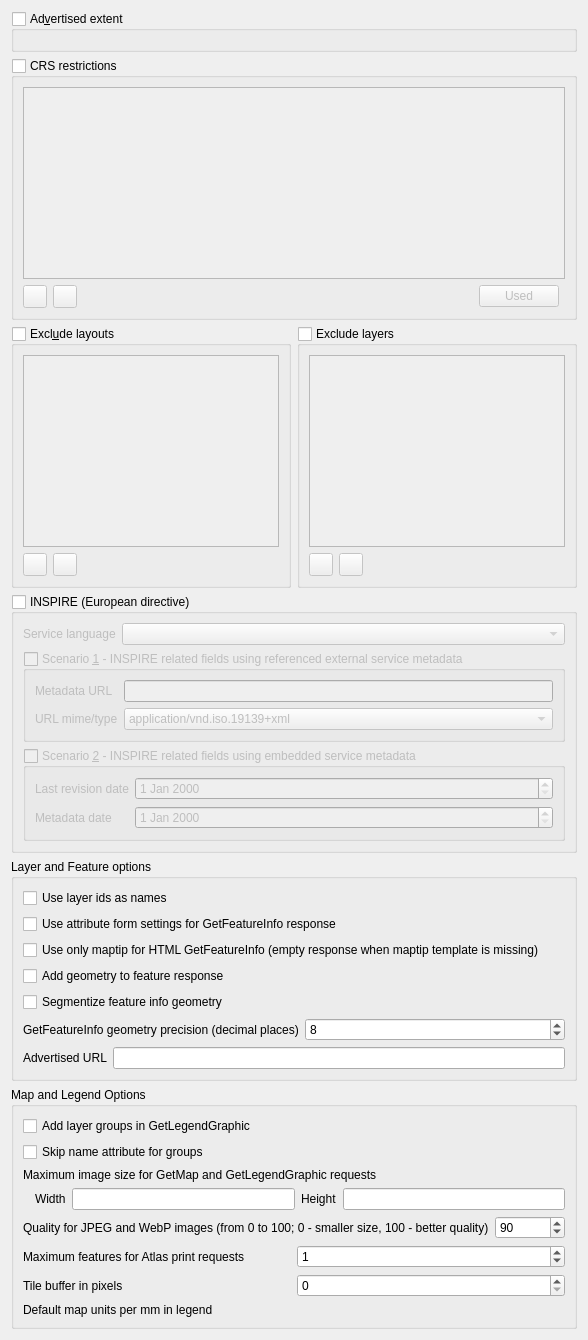
                   <widget class="QWidget" name="wms">
                    <attribute name="title">
                     <string>WMS</string>
                    </attribute>
                    <attribute name="toolTip">
                     <string>WMS capabilities</string>
                    </attribute>
                    <layout class="QGridLayout" name="gridLayout_25">
                     <item row="20" column="0" colspan="2">
                      <widget class="QgsCollapsibleGroupBox" name="grpWMSLegendMapOptions">
                       <property name="title">
                        <string>Map and Legend Options</string>
                       </property>
                       <property name="collapsed" stdset="0">
                        <bool>false</bool>
                       </property>
                       <property name="saveCollapsedState" stdset="0">
                        <bool>true</bool>
                       </property>
                       <layout class="QGridLayout" name="gridLayout_29">
                        <item row="2" column="0">
                         <layout class="QGridLayout" name="gridLayout_9">
                          <item row="1" column="1">
                           <widget class="QLabel" name="mMaxWidthLabel_2">
                            <property name="text">
                             <string>Width</string>
                            </property>
                           </widget>
                          </item>
                          <item row="1" column="0">
                           <spacer name="horizontalSpacer_6">
                            <property name="orientation">
                             <enum>Qt::Horizontal</enum>
                            </property>
                            <property name="sizeType">
                             <enum>QSizePolicy::Fixed</enum>
                            </property>
                            <property name="sizeHint" stdset="0">
                             <size>
                              <width>6</width>
                              <height>20</height>
                             </size>
                            </property>
                           </spacer>
                          </item>
                          <item row="1" column="4">
                           <widget class="QLineEdit" name="mMaxHeightLineEdit"/>
                          </item>
                          <item row="1" column="2">
                           <widget class="QLineEdit" name="mMaxWidthLineEdit"/>
                          </item>
                          <item row="1" column="3">
                           <widget class="QLabel" name="mMaxHeightLabel">
                            <property name="text">
                             <string>Height</string>
                            </property>
                           </widget>
                          </item>
                          <item row="0" column="0" colspan="5">
                           <widget class="QLabel" name="label_21">
                            <property name="text">
                             <string>Maximum image size for GetMap and GetLegendGraphic requests</string>
                            </property>
                           </widget>
                          </item>
                         </layout>
                        </item>
                        <item row="3" column="0">
                         <layout class="QHBoxLayout" name="horizontalLayout_10">
                          <item>
                           <widget class="QLabel" name="mWMSImageQualityLabel">
                            <property name="text">
                             <string>Quality for JPEG and WebP images (from 0 to 100; 0 - smaller size, 100 - better quality)</string>
                            </property>
                           </widget>
                          </item>
                          <item>
                           <widget class="QgsSpinBox" name="mWMSImageQualitySpinBox">
                            <property name="minimum">
                             <number>10</number>
                            </property>
                            <property name="maximum">
                             <number>100</number>
                            </property>
                            <property name="singleStep">
                             <number>5</number>
                            </property>
                            <property name="value">
                             <number>90</number>
                            </property>
                           </widget>
                          </item>
                         </layout>
                        </item>
                        <item row="5" column="0">
                         <layout class="QHBoxLayout" name="horizontalLayout_18">
                          <item>
                           <widget class="QLabel" name="label_33">
                            <property name="toolTip">
                             <string>When using tiles set this to the size of the larger symbols to avoid cut symbols at tile boundaries. This works by drawing features that are outside the tile extent.</string>
                            </property>
                            <property name="text">
                             <string>Tile buffer in pixels</string>
                            </property>
                           </widget>
                          </item>
                          <item>
                           <widget class="QgsSpinBox" name="mWMSTileBufferSpinBox">
                            <property name="maximum">
                             <number>1024</number>
                            </property>
                           </widget>
                          </item>
                         </layout>
                        </item>
                        <item row="6" column="0">
                         <layout class="QHBoxLayout" name="mWMSDefaultMapUnitsPerMmLayout">
                          <property name="sizeConstraint">
                           <enum>QLayout::SetFixedSize</enum>
                          </property>
                          <item>
                           <widget class="QLabel" name="mWMSDefaultMapUnitsPerMmLabel">
                            <property name="text">
                             <string>Default map units per mm in legend</string>
                            </property>
                           </widget>
                          </item>
                         </layout>
                        </item>
                        <item row="0" column="0">
                         <widget class="QCheckBox" name="mAddLayerGroupsLegendGraphicCheckBox">
                          <property name="text">
                           <string>Add layer groups in GetLegendGraphic</string>
                          </property>
                         </widget>
                        </item>
                        <item row="4" column="0">
                         <layout class="QHBoxLayout" name="horizontalLayout_17">
                          <item>
                           <widget class="QLabel" name="mWMSMaxAtlasFeaturesLabel">
                            <property name="text">
                             <string>Maximum features for Atlas print requests</string>
                            </property>
                           </widget>
                          </item>
                          <item>
                           <widget class="QgsSpinBox" name="mWMSMaxAtlasFeaturesSpinBox">
                            <property name="maximum">
                             <number>9999999</number>
                            </property>
                            <property name="value">
                             <number>1</number>
                            </property>
                           </widget>
                          </item>
                         </layout>
                        </item>
                        <item row="1" column="0">
                         <widget class="QCheckBox" name="mSkipNameForGroupCheckBox">
                          <property name="toolTip">
                           <string>GetCapabilities response would skip name attribute for group items while leaving title attribute as is, thus showing the group but making it impossible to include the whole group (rather than it's elements) in subsequent GetMap request LAYERS parameter.</string>
                          </property>
                          <property name="text">
                           <string>Skip name attribute for groups</string>
                          </property>
                         </widget>
                        </item>
                       </layout>
                      </widget>
                     </item>
                     <item row="3" column="0" colspan="2">
                      <widget class="QgsCollapsibleGroupBox" name="mWMSInspire">
                       <property name="title">
                        <string>INSPIRE (European directive)</string>
                       </property>
                       <property name="checkable">
                        <bool>true</bool>
                       </property>
                       <property name="checked">
                        <bool>false</bool>
                       </property>
                       <layout class="QGridLayout" name="gridLayout_14">
                        <item row="0" column="1">
                         <widget class="QComboBox" name="mWMSInspireLanguage">
                          <property name="sizePolicy">
                           <sizepolicy hsizetype="Expanding" vsizetype="Fixed">
                            <horstretch>0</horstretch>
                            <verstretch>0</verstretch>
                           </sizepolicy>
                          </property>
                         </widget>
                        </item>
                        <item row="0" column="0">
                         <widget class="QLabel" name="label_7">
                          <property name="text">
                           <string>Service language</string>
                          </property>
                         </widget>
                        </item>
                        <item row="4" column="0" colspan="2">
                         <widget class="QGroupBox" name="mWMSInspireScenario2">
                          <property name="title">
                           <string>Scenario &amp;2 - INSPIRE related fields using embedded service metadata</string>
                          </property>
                          <property name="checkable">
                           <bool>true</bool>
                          </property>
                          <property name="checked">
                           <bool>false</bool>
                          </property>
                          <layout class="QGridLayout" name="gridLayout_17">
                           <item row="0" column="1">
                            <widget class="QDateEdit" name="mWMSInspireTemporalReference">
                             <property name="sizePolicy">
                              <sizepolicy hsizetype="Expanding" vsizetype="Fixed">
                               <horstretch>0</horstretch>
                               <verstretch>0</verstretch>
                              </sizepolicy>
                             </property>
                            </widget>
                           </item>
                           <item row="1" column="0">
                            <widget class="QLabel" name="label_23">
                             <property name="text">
                              <string>Metadata date</string>
                             </property>
                            </widget>
                           </item>
                           <item row="1" column="1">
                            <widget class="QDateEdit" name="mWMSInspireMetadataDate">
                             <property name="sizePolicy">
                              <sizepolicy hsizetype="Expanding" vsizetype="Fixed">
                               <horstretch>0</horstretch>
                               <verstretch>0</verstretch>
                              </sizepolicy>
                             </property>
                            </widget>
                           </item>
                           <item row="0" column="0">
                            <widget class="QLabel" name="label_22">
                             <property name="text">
                              <string>Last revision date</string>
                             </property>
                            </widget>
                           </item>
                          </layout>
                         </widget>
                        </item>
                        <item row="3" column="0" colspan="2">
                         <widget class="QGroupBox" name="mWMSInspireScenario1">
                          <property name="title">
                           <string>Scenario &amp;1 - INSPIRE related fields using referenced external service metadata</string>
                          </property>
                          <property name="checkable">
                           <bool>true</bool>
                          </property>
                          <property name="checked">
                           <bool>false</bool>
                          </property>
                          <layout class="QGridLayout" name="gridLayout_15">
                           <item row="0" column="1">
                            <widget class="QLineEdit" name="mWMSInspireMetadataUrl"/>
                           </item>
                           <item row="0" column="0">
                            <widget class="QLabel" name="label_8">
                             <property name="text">
                              <string>Metadata URL</string>
                             </property>
                            </widget>
                           </item>
                           <item row="1" column="1">
                            <widget class="QComboBox" name="mWMSInspireMetadataUrlType">
                             <item>
                              <property name="text">
                               <string>application/vnd.iso.19139+xml</string>
                              </property>
                             </item>
                             <item>
                              <property name="text">
                               <string>application/vnd.ogc.csw.GetRecordByIdResponse_xml</string>
                              </property>
                             </item>
                             <item>
                              <property name="text">
                               <string>application/vnd.ogc.csw_xml</string>
                              </property>
                             </item>
                            </widget>
                           </item>
                           <item row="1" column="0">
                            <widget class="QLabel" name="label_24">
                             <property name="text">
                              <string>URL mime/type</string>
                             </property>
                            </widget>
                           </item>
                          </layout>
                         </widget>
                        </item>
                       </layout>
                      </widget>
                     </item>
                     <item row="4" column="0" colspan="2">
                      <widget class="QgsCollapsibleGroupBox" name="grpWMSLayerOptions">
                       <property name="title">
                        <string>Layer and Feature options</string>
                       </property>
                       <property name="collapsed" stdset="0">
                        <bool>false</bool>
                       </property>
                       <property name="saveCollapsedState" stdset="0">
                        <bool>true</bool>
                       </property>
                       <layout class="QGridLayout" name="gridLayout_30">
                        <item row="1" column="0">
                         <widget class="QCheckBox" name="mUseAttributeFormSettingsCheckBox">
                          <property name="text">
                           <string>Use attribute form settings for GetFeatureInfo response</string>
                          </property>
                         </widget>
                        </item>
                        <item row="2" column="0">
                          <widget class="QCheckBox" name="mHTMLFiOnlyMaptip">
                           <property name="text">
                            <string>Use only maptip for HTML GetFeatureInfo (empty response when maptip template is missing)</string>
                           </property>
                          </widget>
                        </item>
                        <item row="0" column="0">
                         <widget class="QCheckBox" name="mWmsUseLayerIDs">
                          <property name="text">
                           <string>Use layer ids as names</string>
                          </property>
                         </widget>
                        </item>
                        <item row="5" column="0">
                         <layout class="QHBoxLayout" name="grpWMSPrecision">
                          <item>
                           <widget class="QLabel" name="label_5">
                            <property name="text">
                             <string>GetFeatureInfo geometry precision (decimal places)</string>
                            </property>
                           </widget>
                          </item>
                          <item>
                           <widget class="QgsSpinBox" name="mWMSPrecisionSpinBox">
                            <property name="minimum">
                             <number>1</number>
                            </property>
                            <property name="maximum">
                             <number>17</number>
                            </property>
                            <property name="value">
                             <number>8</number>
                            </property>
                           </widget>
                          </item>
                         </layout>
                        </item>
                        <item row="4" column="0">
                         <widget class="QCheckBox" name="mSegmentizeFeatureInfoGeometryCheckBox">
                          <property name="text">
                           <string>Segmentize feature info geometry</string>
                          </property>
                         </widget>
                        </item>
                        <item row="3" column="0">
                         <widget class="QCheckBox" name="mAddWktGeometryCheckBox">
                          <property name="text">
                           <string>Add geometry to feature response</string>
                          </property>
                         </widget>
                        </item>
                        <item row="6" column="0">
                         <layout class="QHBoxLayout" name="horizontalLayout_2">
                          <item>
                           <widget class="QLabel" name="mWMSUrlLabel">
                            <property name="text">
                             <string>Advertised URL</string>
                            </property>
                           </widget>
                          </item>
                          <item>
                           <widget class="QLineEdit" name="mWMSUrlLineEdit"/>
                          </item>
                         </layout>
                        </item>
                       </layout>
                      </widget>
                     </item>
                     <item row="2" column="1">
                      <widget class="QgsCollapsibleGroupBox" name="mLayerRestrictionsGroupBox">
                       <property name="title">
                        <string>Exclude layers</string>
                       </property>
                       <property name="checkable">
                        <bool>true</bool>
                       </property>
                       <property name="checked">
                        <bool>false</bool>
                       </property>
                       <property name="collapsed" stdset="0">
                        <bool>false</bool>
                       </property>
                       <property name="saveCollapsedState" stdset="0">
                        <bool>true</bool>
                       </property>
                       <layout class="QGridLayout" name="gridLayout">
                        <item row="0" column="0" colspan="3">
                         <widget class="QListWidget" name="mLayerRestrictionsListWidget"/>
                        </item>
                        <item row="1" column="0">
                         <widget class="QToolButton" name="mAddLayerRestrictionButton">
                          <property name="toolTip">
                           <string>Add layer to exclude</string>
                          </property>
                          <property name="text">
                           <string/>
                          </property>
                          <property name="icon">
                           <iconset resource="../../images/images.qrc">
                            <normaloff>:/images/themes/default/symbologyAdd.svg</normaloff>:/images/themes/default/symbologyAdd.svg</iconset>
                          </property>
                         </widget>
                        </item>
                        <item row="1" column="1">
                         <widget class="QToolButton" name="mRemoveLayerRestrictionButton">
                          <property name="toolTip">
                           <string>Remove selected layer</string>
                          </property>
                          <property name="text">
                           <string/>
                          </property>
                          <property name="icon">
                           <iconset resource="../../images/images.qrc">
                            <normaloff>:/images/themes/default/symbologyRemove.svg</normaloff>:/images/themes/default/symbologyRemove.svg</iconset>
                          </property>
                         </widget>
                        </item>
                        <item row="1" column="2">
                         <spacer name="horizontalSpacer_3">
                          <property name="orientation">
                           <enum>Qt::Horizontal</enum>
                          </property>
                          <property name="sizeHint" stdset="0">
                           <size>
                            <width>0</width>
                            <height>20</height>
                           </size>
                          </property>
                         </spacer>
                        </item>
                       </layout>
                      </widget>
                     </item>
                     <item row="2" column="0">
                      <widget class="QgsCollapsibleGroupBox" name="mWMSPrintLayoutGroupBox">
                       <property name="title">
                        <string>Excl&amp;ude layouts</string>
                       </property>
                       <property name="checkable">
                        <bool>true</bool>
                       </property>
                       <property name="checked">
                        <bool>false</bool>
                       </property>
                       <property name="collapsed" stdset="0">
                        <bool>false</bool>
                       </property>
                       <property name="saveCollapsedState" stdset="0">
                        <bool>true</bool>
                       </property>
                       <layout class="QGridLayout" name="gridLayout_10">
                        <item row="0" column="0" colspan="3">
                         <widget class="QListWidget" name="mPrintLayoutListWidget"/>
                        </item>
                        <item row="1" column="0">
                         <widget class="QToolButton" name="mAddWMSPrintLayoutButton">
                          <property name="toolTip">
                           <string>Add layout to exclude</string>
                          </property>
                          <property name="text">
                           <string/>
                          </property>
                          <property name="icon">
                           <iconset resource="../../images/images.qrc">
                            <normaloff>:/images/themes/default/symbologyAdd.svg</normaloff>:/images/themes/default/symbologyAdd.svg</iconset>
                          </property>
                         </widget>
                        </item>
                        <item row="1" column="1">
                         <widget class="QToolButton" name="mRemoveWMSPrintLayoutButton">
                          <property name="toolTip">
                           <string>Remove selected layout</string>
                          </property>
                          <property name="text">
                           <string/>
                          </property>
                          <property name="icon">
                           <iconset resource="../../images/images.qrc">
                            <normaloff>:/images/themes/default/symbologyRemove.svg</normaloff>:/images/themes/default/symbologyRemove.svg</iconset>
                          </property>
                         </widget>
                        </item>
                        <item row="1" column="2">
                         <spacer name="horizontalSpacer_2">
                          <property name="orientation">
                           <enum>Qt::Horizontal</enum>
                          </property>
                          <property name="sizeHint" stdset="0">
                           <size>
                            <width>0</width>
                            <height>20</height>
                           </size>
                          </property>
                         </spacer>
                        </item>
                       </layout>
                      </widget>
                     </item>
                     <item row="1" column="0" colspan="2">
                      <widget class="QgsCollapsibleGroupBox" name="grpWMSList">
                       <property name="title">
                        <string>CRS restrictions</string>
                       </property>
                       <property name="checkable">
                        <bool>true</bool>
                       </property>
                       <property name="checked">
                        <bool>false</bool>
                       </property>
                       <property name="collapsed" stdset="0">
                        <bool>false</bool>
                       </property>
                       <property name="saveCollapsedState" stdset="0">
                        <bool>true</bool>
                       </property>
                       <layout class="QGridLayout" name="gridLayout_5">
                        <item row="0" column="0" colspan="5">
                         <widget class="QListWidget" name="mWMSList"/>
                        </item>
                        <item row="1" column="1">
                         <widget class="QToolButton" name="pbnWMSRemoveSRS">
                          <property name="toolTip">
                           <string>Remove selected CRS</string>
                          </property>
                          <property name="icon">
                           <iconset resource="../../images/images.qrc">
                            <normaloff>:/images/themes/default/symbologyRemove.svg</normaloff>:/images/themes/default/symbologyRemove.svg</iconset>
                          </property>
                         </widget>
                        </item>
                        <item row="1" column="3">
                         <widget class="QPushButton" name="pbnWMSSetUsedSRS">
                          <property name="toolTip">
                           <string>Fetch all CRS's from layers</string>
                          </property>
                          <property name="text">
                           <string>Used</string>
                          </property>
                         </widget>
                        </item>
                        <item row="1" column="0">
                         <widget class="QToolButton" name="pbnWMSAddSRS">
                          <property name="toolTip">
                           <string>Add new CRS</string>
                          </property>
                          <property name="icon">
                           <iconset resource="../../images/images.qrc">
                            <normaloff>:/images/themes/default/symbologyAdd.svg</normaloff>:/images/themes/default/symbologyAdd.svg</iconset>
                          </property>
                         </widget>
                        </item>
                        <item row="1" column="2">
                         <spacer name="horizontalSpacer">
                          <property name="orientation">
                           <enum>Qt::Horizontal</enum>
                          </property>
                          <property name="sizeHint" stdset="0">
                           <size>
                            <width>40</width>
                            <height>20</height>
                           </size>
                          </property>
                         </spacer>
                        </item>
                       </layout>
                      </widget>
                     </item>
                     <item row="0" column="0" colspan="2">
                      <widget class="QgsCollapsibleGroupBox" name="grpWMSExt">
                       <property name="title">
                        <string>Ad&amp;vertised extent</string>
                       </property>
                       <property name="checkable">
                        <bool>true</bool>
                       </property>
                       <property name="checked">
                        <bool>false</bool>
                       </property>
                       <property name="collapsed" stdset="0">
                        <bool>false</bool>
                       </property>
                       <property name="saveCollapsedState" stdset="0">
                        <bool>true</bool>
                       </property>
                       <layout class="QVBoxLayout" name="verticalLayout_29">
                        <item>
                         <widget class="QgsExtentWidget" name="mAdvertisedExtentServer" native="true"/>
                        </item>
                       </layout>
                      </widget>
                     </item>
                    </layout>
                   </widget>
